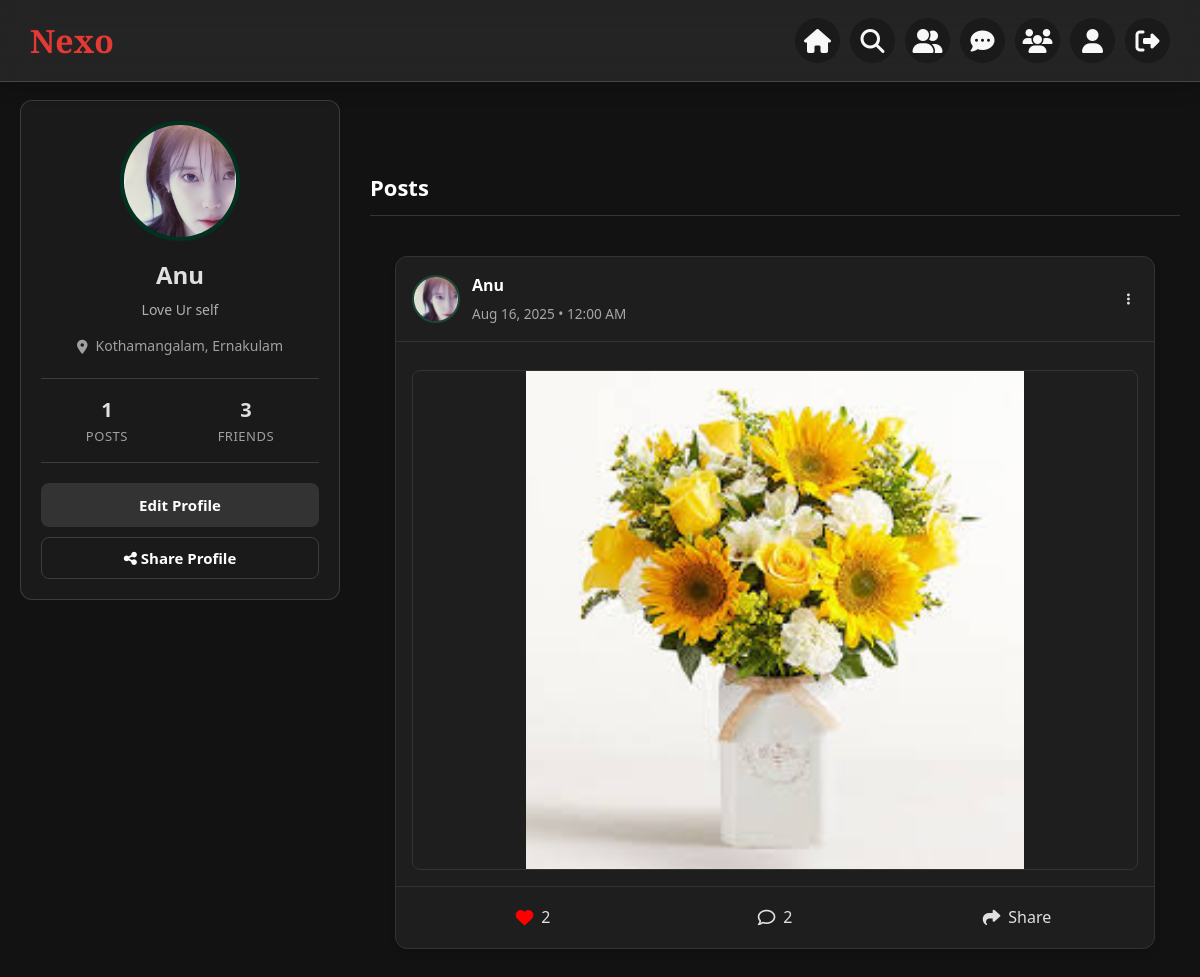
Screenshot of /Project/User/ViewProfile.php?pid=1 (signed in) with the database file from the repository.
### tables this page shows
CREATE TABLE `tbl_user` (
  `user_id` int(11) NOT NULL,
  `user_name` varchar(30) NOT NULL,
  `user_bio` varchar(2500) NOT NULL,
  `user_gender` varchar(10) NOT NULL,
  `user_status` enum('active','banned') DEFAULT 'active',
  `user_dob` date NOT NULL,
  `user_contact` varchar(11) NOT NULL,
  `user_email` varchar(30) NOT NULL,
  `user_password` varchar(2000) NOT NULL,
  `place_id` int(11) NOT NULL,
  `user_photo` varchar(100) NOT NULL
);

CREATE TABLE `tbl_place` (
  `place_id` int(11) NOT NULL,
  `district_id` int(11) NOT NULL,
  `place_name` varchar(50) NOT NULL
);

CREATE TABLE `tbl_district` (
  `district_id` int(11) NOT NULL,
  `district_name` varchar(50) NOT NULL
);

CREATE TABLE `tbl_post` (
  `post_id` int(11) NOT NULL,
  `post_caption` varchar(50) NOT NULL,
  `post_photo` varchar(500) NOT NULL,
  `post_date` date NOT NULL,
  `user_id` int(11) NOT NULL
);

### Project/User/ViewProfile.php (the view, shortened to what this page needs)
<?php
include '../Assets/Connection/Connection.php';
$profileId = $_GET['pid'];
$uid = mysqli_real_escape_string($con, $_SESSION['uid']);
$pid = isset($_GET['pid']) && !empty($_GET['pid']) ? mysqli_real_escape_string($con, $_GET['pid']) : $uid;
$selQry = "SELECT u.*, p.place_name, d.district_name,
              (SELECT friends_status FROM tbl_friends f WHERE (f.user_from_id = '$uid' AND f.user_to_id = u.user_id) LIMIT 1) as request_sent_status,
              (SELECT friends_status FROM tbl_friends f WHERE (f.user_from_id = u.user_id AND f.user_to_id = '$uid') LIMIT 1) as request_received_status
           FROM tbl_user u
           LEFT JOIN tbl_place p ON u.place_id = p.place_id
           LEFT JOIN tbl_district d ON p.district_id = d.district_id
           WHERE u.user_id = '$profileId'";
$res = $con->query($selQry);
$data = $res->fetch_assoc();
$postCountQry = "SELECT COUNT(*) as post_count FROM tbl_post WHERE user_id = '$pid'";
$postCountRes = $con->query($postCountQry);
$postCount = $postCountRes->fetch_assoc()['post_count'];
$friendCountQry = "SELECT COUNT(*) as friend_count FROM tbl_friends WHERE (user_from_id = '$pid' OR user_to_id = '$pid') AND friends_status = 1";
$friendCountRes = $con->query($friendCountQry);
$friendCount = $friendCountRes->fetch_assoc()['friend_count'];
$friend_status = null;
?>
<!DOCTYPE html>
<html lang="en">
<head>
    <link rel="stylesheet" href="https://cdnjs.cloudflare.com/ajax/libs/font-awesome/6.5.1/css/all.min.css">
</head>
<body>
    <?php include("Header.php") ?>
    <div class="main-container">
        <aside class="profile-sidebar">
            <div class="profile-card">
                <img src="../Assets/Files/UserDocs/<?php echo htmlspecialchars($data['user_photo']) ?>" class="profile-picture" alt="Profile Picture">
                <h1 class="profile-name"><?php echo htmlspecialchars($data['user_name']) ?></h1>
                <?php if (!empty($data['user_bio'])): ?>
                    <p class="profile-bio"><?php echo htmlspecialchars($data['user_bio']) ?></p>
                <?php endif; ?>
                <div class="profile-location">
                    <i class="fas fa-map-marker-alt"></i>
                    <span><?php echo htmlspecialchars($data['place_name']) ?>, <?php echo htmlspecialchars($data['district_name']) ?></span>
                </div>
                <div class="profile-stats">
                    <div class="profile-stat" onclick="document.getElementById('posts').scrollIntoView({ behavior: 'smooth' });">
                        <div class="stat-count"><?php echo $postCount ?></div>
                        <div class="stat-label">Posts</div>
                    </div>
                    <div class="profile-stat" onclick="window.location='FriendsList.php?user_id=<?php echo $pid ?>'">
                        <div class="stat-count"><?php echo $friendCount ?></div>
                        <div class="stat-label">Friends</div>
                    </div>
                </div>
                <div class="profile-actions">
                    <?php if ($pid != $uid): ?>
                        <?php if ($friend_status === '1'): ?>
                            <a href="ViewProfile.php?ufid=<?php echo $pid; ?>" class="profile-btn unfollow-btn">Unfollow</a>
                        <?php elseif ($friend_status === '0'): ?>
                            <button class="profile-btn pending-btn" disabled>Request Sent</button>
                             <a href="ViewProfile.php?ufid=<?php echo $pid; ?>" class="profile-btn unfollow-btn" style="background-color:#5c2e2e">cancel Request</a>
                        <?php else: ?>
                            <a href="ViewProfile.php?fid=<?php echo $pid; ?>" class="profile-btn follow-btn">Follow</a>
                        <?php endif; ?>
                    <?php else: ?>
                        <a href="EditProfile.php" class="profile-btn edit-btn">Edit Profile</a>
                    <?php endif; ?>
                    <button class="profile-btn share-btn" onclick="shareProfile()">
                        <i class="fas fa-share-alt"></i> Share Profile
                    </button>
                </div>
            </div>
        </aside>
        <main class="posts-content">
            <h2 class="content-header" id="posts">Posts</h2>
            <div class="posts-container">
                <?php
                if ($postCount > 0) {
                    include 'ViewPost.php';
                }
                ?>
            </div>
        </main>
    </div>
</body>
</html>

### Project/User/ViewPost.php (shortened to what this page needs)
<?php
include '../Assets/Connection/Connection.php';
$uid = mysqli_real_escape_string($con, $_SESSION['uid']);
$sql = "SELECT p.*, u.user_name, u.user_photo,u.user_id,
             (SELECT COUNT(like_id) FROM tbl_like l WHERE l.post_id = p.post_id) AS like_count,
             (SELECT COUNT(like_id) FROM tbl_like l WHERE l.post_id = p.post_id AND l.user_id = '$uid') AS user_liked,
             (SELECT COUNT(comment_id) FROM tbl_comment c WHERE c.post_id = p.post_id) AS comment_count
             FROM tbl_post p
             INNER JOIN tbl_user u ON p.user_id = u.user_id
             WHERE p.user_id = '$uid'
             ORDER BY p.post_date DESC";
$result = $con->query($sql);
?>
<!DOCTYPE html>
<html lang="en">
<head>
    <link rel="stylesheet" href="https://cdnjs.cloudflare.com/ajax/libs/font-awesome/6.5.1/css/all.min.css">
</head>
<body>
    <div class="container">
        <?php if ($result->num_rows > 0) {
            while ($row = $result->fetch_assoc()) {
                $file = $row["post_photo"];
                $extension = strtolower(pathinfo($file, PATHINFO_EXTENSION));
                $file_path = '../Assets/Files/PostDocs/' . $file;
                $post_id = $row['post_id'];
        ?>
        <div class="post-card">
            <div class="post-header">
                <div class="post-avatar">
                    <img src="../Assets/Files/UserDocs/<?php echo htmlspecialchars($row['user_photo']) ?>" alt="<?php echo htmlspecialchars($row['user_name']) ?>">
                </div>
                <div class="post-user">
                    <h4><?php echo htmlspecialchars($row['user_name']) ?></h4>
                    <p><?php echo date('M d, Y • h:i A', strtotime($row['post_date'])) ?></p>
                </div>
                <div class="post-options">
                    <button class="post-options-toggle">
                        <i class="fas fa-ellipsis-v"></i>
                    </button>
                </div>
            </div>
            <div class="post-content">
                <?php if (!empty($file)) { ?>
                    <?php if (in_array($extension, ['jpg', 'jpeg', 'png', 'gif', 'webp'])) { ?>
                        <img src="<?php echo htmlspecialchars($file_path) ?>" alt="Post Image" class="post-media">
                    <?php } ?>
                <?php } ?>
            </div>
            <div class="post-actions">
                <button class="post-action like-btn" data-post-id="<?php echo $post_id ?>" data-liked="<?php echo $row['user_liked'] ? 'true' : 'false' ?>">
                    <i class="<?php echo ($row['user_liked'] > 0) ? 'fas fa-heart liked' : 'far fa-heart'; ?>" id="icon-<?php echo $post_id ?>"></i>
                    <span id="like-count-<?php echo $post_id ?>"><?php echo $row['like_count'] ?></span>
                </button>
                <a href="Comment.php?cid=<?php echo $post_id ?>" class="post-action">
                    <i class="far fa-comment"></i>
                    <span><?php echo $row['comment_count'] ?></span>
                </a>
                <button class="post-action share-btn" data-post-id="<?php echo $post_id ?>">
                    <i class="fas fa-share"></i>
                    <span>Share</span>
                </button>
            </div>
        </div>
        <?php } ?>
        <?php } ?>
    </div>
</body>
</html>

### Project/User/ViewProfile.php (style rules this page uses)
:root { --black: #0d0d0d; --white: #FFFFFF; --deep-forest-green: #013220; --light-green: #1a4b32; --gray-dark: #1a1a1a; --gray-medium: #333333; --gray-light: #4d4d4d; --border-color: #262626; }
* { margin: 0; padding: 0; box-sizing: border-box; font-family: 'Segoe UI', Tahoma, Geneva, Verdana, sans-serif; }
body { background-color: var(--black); color: var(--white); }
.main-container { display: flex; max-width: 1200px; margin: 80px auto 0; padding: 20px; gap: 30px; }
.profile-sidebar { width: 320px; position: fixed; top: 100px; height: calc(100vh - 100px); overflow-y: auto; }
.profile-card { background-color: var(--gray-dark); border-radius: 12px; border: 1px solid var(--border-color); padding: 20px; text-align: center; }
.profile-picture { width: 120px; height: 120px; border-radius: 50%; border: 4px solid var(--deep-forest-green); object-fit: cover; margin: 0 auto 15px; display: block; }
.profile-name { font-size: 24px; font-weight: 700; margin-bottom: 5px; }
.profile-bio { color: #b0b0b0; margin-bottom: 15px; line-height: 1.5; font-size: 14px; }
.profile-location { display: flex; align-items: center; justify-content: center; gap: 8px; color: #a0a0a0; margin-bottom: 20px; font-size: 14px; }
.profile-stats { display: flex; justify-content: space-around; margin-bottom: 20px; padding: 15px 0; border-top: 1px solid var(--border-color); border-bottom: 1px solid var(--border-color); }
.profile-stat { text-align: center; cursor: pointer; }
.stat-count { font-size: 20px; font-weight: 700; }
.stat-label { font-size: 13px; color: #a0a0a0; text-transform: uppercase; letter-spacing: 0.5px; }
.profile-actions { display: flex; flex-direction: column; gap: 10px; }
.profile-btn { padding: 10px 15px; border-radius: 8px; font-weight: 600; cursor: pointer; transition: all 0.3s ease; border: none; font-size: 15px; text-align: center; text-decoration: none; display: block; color: var(--white); }
.pending-btn, .edit-btn { background-color: var(--gray-medium); }
.share-btn { background-color: transparent; border: 1px solid var(--border-color); }
.posts-content { flex: 1; margin-left:350px; }
.content-header { margin-bottom: 20px; font-size: 22px; color: var(--white); padding-bottom: 10px; border-bottom: 1px solid var(--border-color); }

### Project/User/Header.php (style rules this page uses)
:root { --dark-bg: #0A0A0A; --card-bg: rgba(255, 255, 255, 0.08); --accent-red: #E53935; --text-light: #F8F8F8; --text-subtle: #AFAFAF; --border-color: rgba(255, 255, 255, 0.15); --hover-bg: rgba(255, 255, 255, 0.05); }
body { font-family: 'Montserrat', sans-serif; background-color: var(--dark-bg); color: var(--text-light); margin: 0; padding: 0; padding-top: 70px; }

### rows the page displays
tbl_user: user_photo (picture), user_name "Anu", user_bio "Love Ur self", place.place_name "Kothamangalam", tbl_district.district_name "Ernakulam"
tbl_post: user.user_photo (picture), user.user_name "Anu", post_date "Aug 16, 2025 • 12:00 AM", post_photo (picture), like_count "2", comment_count "2"

### other values shown
$postCount "1"
$friendCount "3"
